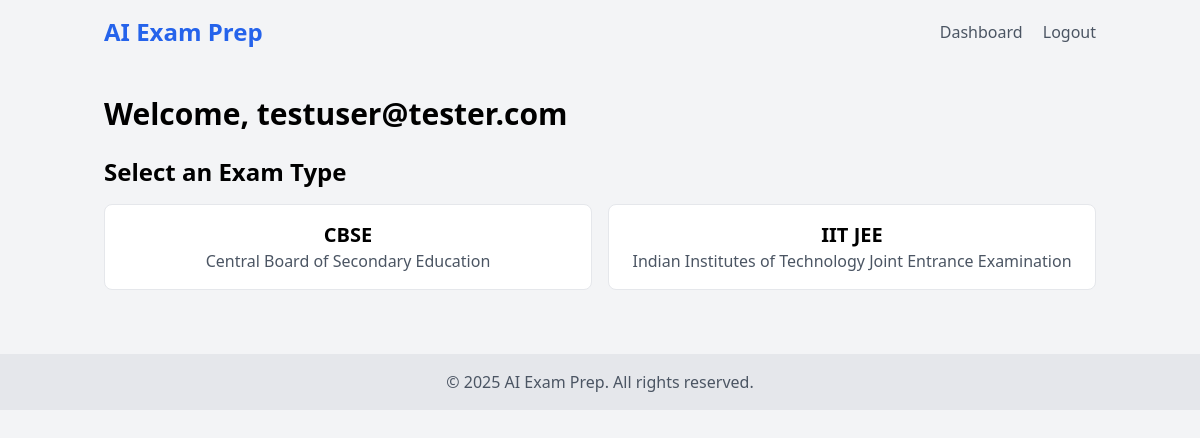
The page /dashboard (signed in) on the database its author committed.
### models.py (models this page shows)
class User(UserMixin, db.Model):
    id = db.Column(db.Integer, primary_key=True)
    email = db.Column(db.String(120), unique=True, nullable=False)
    password = db.Column(db.String(255), nullable=False)

class ExamType(db.Model):
    id = db.Column(db.Integer, primary_key=True)
    name = db.Column(db.String(50), unique=True, nullable=False)
    description = db.Column(db.String(255))

### routes.py (the view)
@app.route('/dashboard')
@login_required
def dashboard():
    exam_types = ExamType.query.all()
    return render_template('dashboard.html', exam_types=exam_types)

### routes.py (called while the page is built)
@login_manager.user_loader
def load_user(user_id):
    return User.query.get(int(user_id))

### templates/dashboard.html
{% extends "base.html" %}
{% block content %}
<h1 class="text-3xl font-bold mb-6">Welcome, {{ current_user.email }}</h1>
<h2 class="text-2xl font-semibold mb-4">Select an Exam Type</h2>
<div class="grid grid-cols-2 gap-4">
    {% for exam_type in exam_types %}
    <a href="{{ url_for('exam_type', exam_type_id=exam_type.id) }}"
        class="bg-white hover:bg-gray-100 border border-gray-200 rounded-lg p-4 text-center">
        <h3 class="text-xl font-semibold">{{ exam_type.name }}</h3>
        <p class="text-gray-600">{{ exam_type.description }}</p>
    </a>
    {% endfor %}
</div>
{% endblock %}

### rows shown on the page
User: email "testuser@tester.com"
ExamType: name "CBSE", description "Central Board of Secondary Education"
ExamType: name "IIT JEE", description "Indian Institutes of Technology Joint Entrance Examination"
